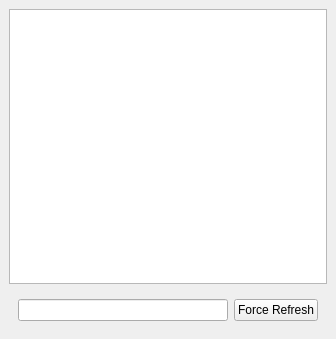
<?xml version="1.0" encoding="UTF-8"?>
<ui version="4.0">
 <class>DebugDockWidget</class>
 <widget class="QDockWidget" name="DebugDockWidget">
  <property name="geometry">
   <rect>
    <x>0</x>
    <y>0</y>
    <width>336</width>
    <height>339</height>
   </rect>
  </property>
  <property name="windowTitle">
   <string>Debug Variables</string>
  </property>
  <widget class="QWidget" name="dockWidgetContents">
   <layout class="QVBoxLayout" name="verticalLayout">
    <item>
     <widget class="QListWidget" name="listWidget"/>
    </item>
    <item>
     <widget class="QWidget" name="widget" native="true">
      <layout class="QHBoxLayout" name="horizontalLayout">
       <item>
        <widget class="QLineEdit" name="lineEdit"/>
       </item>
       <item>
        <widget class="QPushButton" name="pushButton">
         <property name="text">
          <string>Force Refresh</string>
         </property>
        </widget>
       </item>
      </layout>
     </widget>
    </item>
   </layout>
  </widget>
 </widget>
 <resources/>
 <connections/>
</ui>
